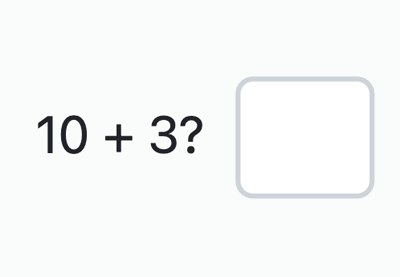
#> input picture task-2/img3.png, 400 x 277 px, found by its file name
$ python captcha_automator.py
#> lines starting #> are read from the running program, lines starting #| are printed output that depends on the picture; after the words box and inside, x2 and y2 are one past the last pixel; in counts of white or black regions, pixels touching at a corner belong together
import cv2
import pytesseract as pt
img = cv2.imread('task-2\img3.png')
#> img is the input picture: shape (277, 400, 3); mean B, G, R 247.8, 247.6, 246.6
gray = cv2.cvtColor(img, cv2.COLOR_BGR2GRAY)
ret,thresh = cv2.threshold(gray, 127, 255, cv2.THRESH_BINARY_INV)
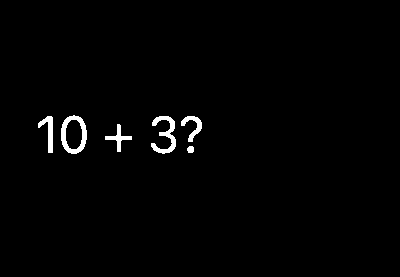
#> thresh: shape (277, 400); 1.4% white; 6 white regions, box (x1, y1, x2, y2) and area: (61, 115, 87, 154) 430, (151, 116, 176, 154) 388, (38, 116, 53, 153) 238, (181, 116, 202, 142) 211, (105, 124, 132, 152) 206, (187, 146, 194, 153) 42
# cv2.imshow("Binary Image", thresh)
#> (the run stopped early here; a loop or call above may not have finished)
